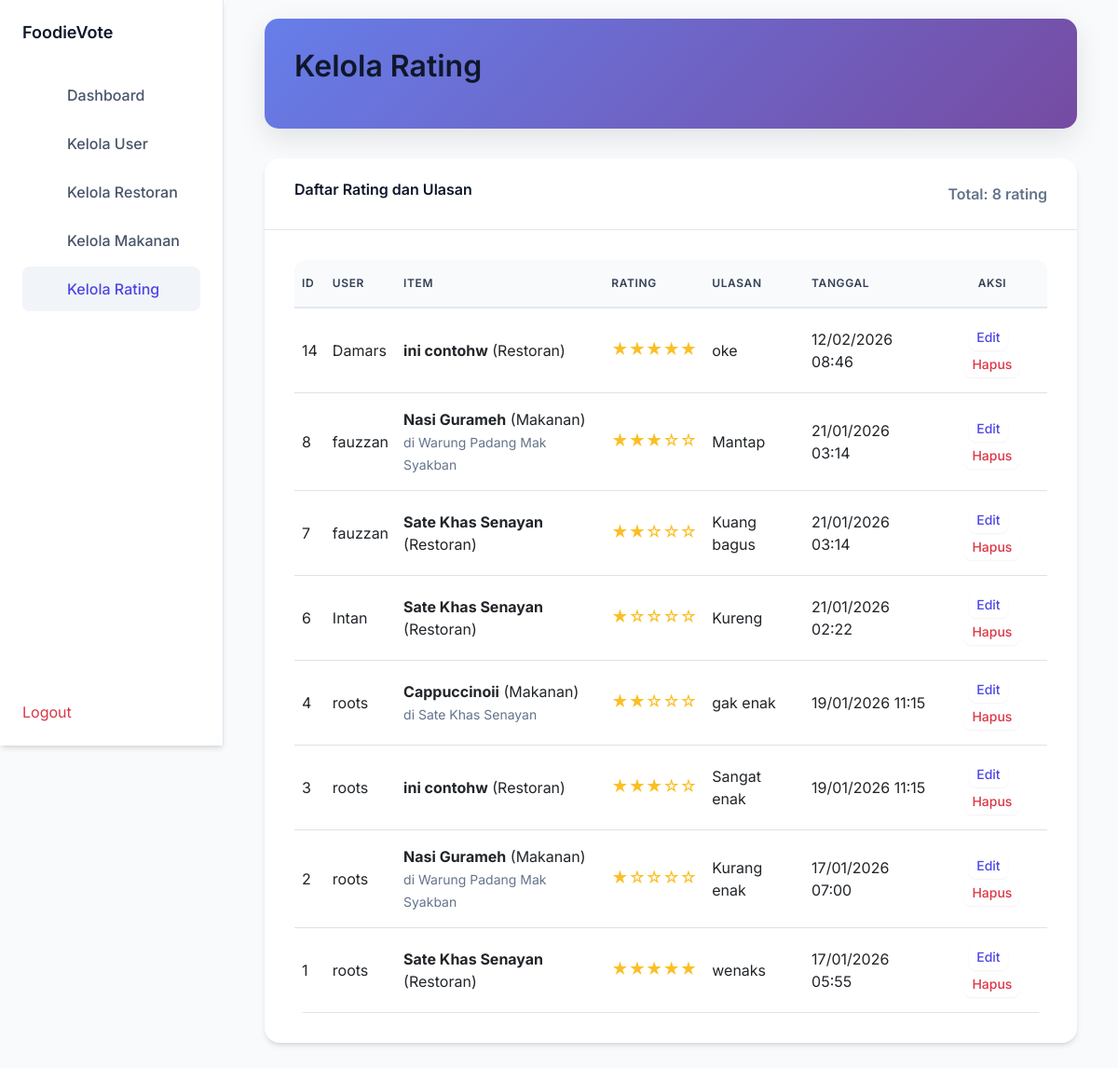
The page /Sasino/foodievote/index.php?page=manage-ratings (signed in) on the database its author committed.
### tables this page shows
CREATE TABLE `ratings` (
  `id` int NOT NULL,
  `user_id` int NOT NULL,
  `restaurant_id` int DEFAULT NULL,
  `food_id` int DEFAULT NULL,
  `rating` int NOT NULL,
  `review` text,
  `created_at` timestamp NULL DEFAULT CURRENT_TIMESTAMP
);

CREATE TABLE `users` (
  `id` int NOT NULL,
  `username` varchar(50) NOT NULL,
  `email` varchar(100) NOT NULL,
  `password` varchar(255) NOT NULL,
  `role` enum('user','admin') DEFAULT 'user',
  `created_at` timestamp NULL DEFAULT CURRENT_TIMESTAMP
);

CREATE TABLE `foods` (
  `id` int NOT NULL,
  `name` varchar(255) NOT NULL,
  `description` text NOT NULL,
  `price` decimal(10,2) NOT NULL,
  `restaurant_id` int NOT NULL,
  `image_url` varchar(500) DEFAULT NULL,
  `created_at` timestamp NULL DEFAULT CURRENT_TIMESTAMP
);

### config/database.php (called while the page is built, shortened)
<?php
function getConnection() {
    try {
        $pdo = new PDO("mysql:host=" . DB_HOST . ";dbname=" . DB_NAME, DB_USER, DB_PASS);
        $pdo->setAttribute(PDO::ATTR_ERRMODE, PDO::ERRMODE_EXCEPTION);
        return $pdo;
    } catch(PDOException $e) {
        die("Koneksi gagal: " . $e->getMessage());
    }
}

### modules/ratings/rating.model.php (called while the page is built, shortened)
<?php
require_once __DIR__ . '/../../config/database.php';
class RatingModel {
    private $conn;
    public function __construct() {
        $this->conn = getConnection();
    }
    public function getAllRatings() {
        try {
            $sql = "SELECT r.id, r.user_id, r.restaurant_id, r.food_id, r.rating, r.review, r.created_at,
                    u.username,
                    COALESCE(res.name, res2.name) as restaurant_name,
                    f.name as food_name
                    FROM ratings r
                    JOIN users u ON r.user_id = u.id
                    LEFT JOIN restaurants res ON r.restaurant_id = res.id
                    LEFT JOIN foods f ON r.food_id = f.id
                    LEFT JOIN restaurants res2 ON f.restaurant_id = res2.id
                    ORDER BY r.created_at DESC";
            $stmt = $this->conn->prepare($sql);
            $stmt->execute();
            return $stmt->fetchAll(PDO::FETCH_ASSOC);
        } catch (PDOException $e) {
            error_log("Error in getAllRatings: " . $e->getMessage());
            return [];
        }
    }
}

### views/admin/manage-ratings.php (the view, shortened to what this page needs)
<?php
require_once '../modules/ratings/rating.model.php';
$ratingModel = new RatingModel();
$ratings = $ratingModel->getAllRatings();
?>
<div class="dashboard-header">
    <h1>Kelola Rating</h1>
</div>
<div class="card fade-in-section">
    <div class="card-header d-flex justify-content-between align-items-center">
        <h5>Daftar Rating dan Ulasan</h5>
        <span class="text-muted">Total: <?php echo count($ratings); ?> rating</span>
    </div>
    <div class="card-body">
        <div class="table-responsive">
            <table class="table">
                <thead>
                    <tr>
                        <th>ID</th>
                        <th>User</th>
                        <th>Item</th>
                        <th>Rating</th>
                        <th>Ulasan</th>
                        <th>Tanggal</th>
                        <th class="text-center">Aksi</th>
                    </tr>
                </thead>
                <tbody>
                    <?php foreach ($ratings as $rating) { ?>
                        <tr>
                            <td><?php echo $rating['id']; ?></td>
                            <td><?php echo htmlspecialchars($rating['username'] ?? 'Unknown'); ?></td>
                            <td>
                                <?php if (!empty($rating['food_name'])) { ?>
                                    <strong><?php echo htmlspecialchars($rating['food_name']); ?></strong> (Makanan)<br>
                                    <small class="text-muted">di <?php echo htmlspecialchars($rating['restaurant_name'] ?? 'Restoran Tidak Diketahui'); ?></small>
                                <?php } else { ?>
                                    <strong><?php echo htmlspecialchars($rating['restaurant_name'] ?? 'Restoran Tidak Diketahui'); ?></strong> (Restoran)
                                <?php } ?>
                            </td>
                            <td>
                                <?php
                                echo '<span class="rating-stars">';
                        for ($i = 1; $i <= 5; ++$i) {
                            echo $i <= $rating['rating'] ? '★' : '☆';
                        }
                        echo '</span>';
                        ?>
                            </td>
                            <td><?php echo htmlspecialchars(substr($rating['review'] ?? '', 0, 70)); ?><?php echo strlen($rating['review'] ?? '') > 70 ? '...' : ''; ?></td>
                            <td><?php echo isset($rating['created_at']) ? date('d/m/Y H:i', strtotime($rating['created_at'])) : '-'; ?></td>
                            <td class="text-center">
                                <button class="btn btn-sm btn-outline-primary me-2" data-bs-toggle="modal" data-bs-target="#editModal<?php echo $rating['id']; ?>">Edit</button>
                                <form method="POST" class="d-inline" onsubmit="return confirm('Apakah Anda yakin ingin menghapus rating ini?')">
                                    <button type="submit" name="delete_rating" class="btn btn-sm btn-outline-danger">Hapus</button>
                                </form>
                            </td>
                        </tr>
                    <?php } ?>
                </tbody>
            </table>
        </div>
    </div>
</div>

### assets/css/style.css (style rules this page uses)
body { font-family: 'Segoe UI', Tahoma, Geneva, Verdana, sans-serif; padding-top: 20px; padding-bottom: 20px; }
.card { box-shadow: 0 4px 6px rgba(0, 0, 0, 0.1); transition: transform 0.3s ease; }
.btn { border-radius: 30px; }
.rating-stars { color: #ffc107; }
.table th { border-top: none; border-bottom-width: 2px; }
body:not(.admin-body) { padding-top: 20px; }

### rows shown on the page
ratings: id "14", user.username "Damars", restaurant_name "ini contohw", rating 5 (drawn), review "oke", created_at "12/02/2026 08:46"
ratings: id "8", user.username "fauzzan", food.name "Nasi Gurameh", restaurant_name "Warung Padang Mak Syakban", rating 3 (drawn), review "Mantap", created_at "21/01/2026 03:14"
ratings: id "7", user.username "fauzzan", restaurant_name "Sate Khas Senayan", rating 2 (drawn), review "Kuang bagus", created_at "21/01/2026 03:14"
ratings: id "6", user.username "Intan", restaurant_name "Sate Khas Senayan", rating 1 (drawn), review "Kureng", created_at "21/01/2026 02:22"
ratings: id "4", user.username "roots", food.name "Cappuccinoii", restaurant_name "Sate Khas Senayan", rating 2 (drawn), review "gak enak", created_at "19/01/2026 11:15"
ratings: id "3", user.username "roots", restaurant_name "ini contohw", rating 3 (drawn), review "Sangat enak", created_at "19/01/2026 11:15"
ratings: id "2", user.username "roots", food.name "Nasi Gurameh", restaurant_name "Warung Padang Mak Syakban", rating 1 (drawn), review "Kurang enak", created_at "17/01/2026 07:00"
ratings: id "1", user.username "roots", restaurant_name "Sate Khas Senayan", rating 5 (drawn), review "wenaks", created_at "17/01/2026 05:55"

### other values the page prints
count($ratings) "8"
